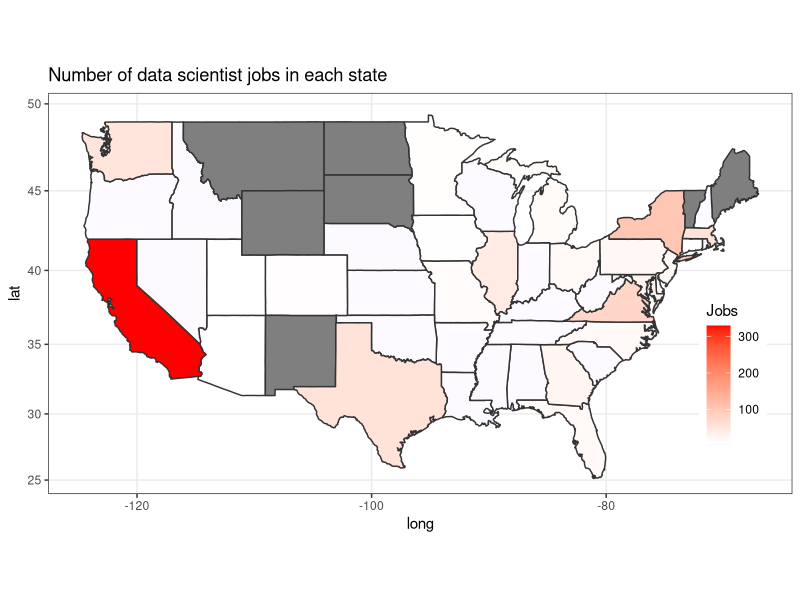
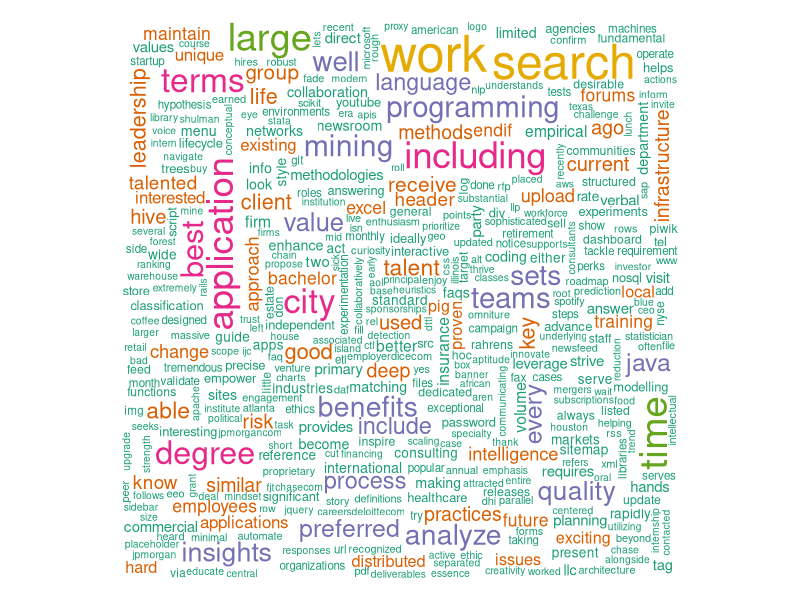
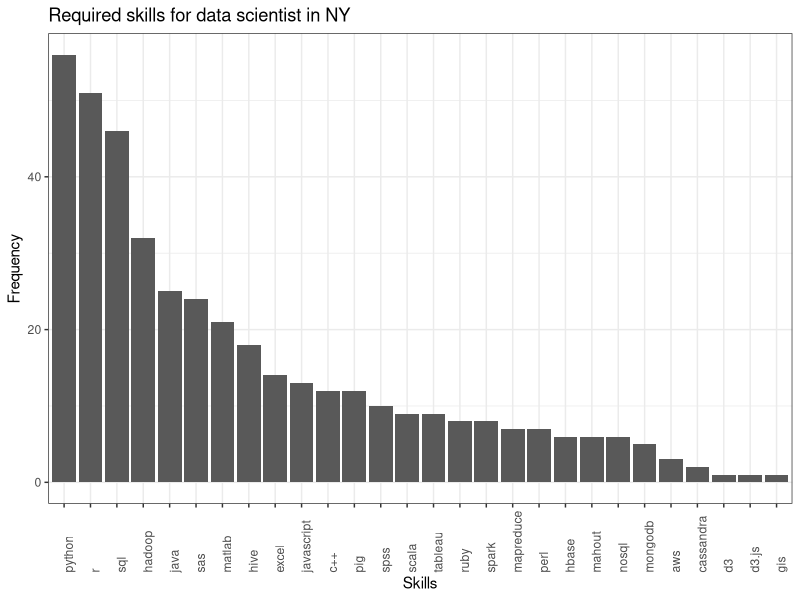

Recreate these plots in R, in order.
## ---- chunk 1
library(dplyr)
library(ggplot2)
library(wordcloud)
# district of columbia (DC) is missing from the state.name and state.abb. Add them
state.name = c(state.name, 'district of columbia')
state.abb = c(state.abb, 'DC')

df <- read.csv('indeed_DS_jobs_skills.csv')
df$State <- sub('.*, ', '', df$job_loc) %>% sub(' .*', '', .)
df$State_abb <- ifelse(is.na(match(df$State, state.name)), df$State, 
  state.abb[match(df$State, state.name)])  # convert some full name to abbrevation
df$State_name <- state.name[match(df$State_abb, state.abb)]

state_jobs <- count(df, State_name)

states_map <- map_data('state')
states_map$state_jobs <- state_jobs$n[match(states_map$region, 
  tolower(state_jobs$State_name))]
## ---- chunk 2
ggplot(states_map, aes(x = long, y = lat, fill = state_jobs, group = group)) + 
  geom_polygon(color = 'grey20') + 
  coord_map(projection = 'mercator') + 
  scale_fill_gradient2(low = 'blue', high = 'red',
    midpoint = median(state_jobs$n), name = 'Jobs') + 
  theme_bw() + 
  labs(title = 'Number of data scientist jobs in each state') + 
  theme(legend.position = c(.92, .3))
# ggsave('states_job.png')
## ---- chunk 3
words_NY <- df$words[df$State_abb == 'NY']
wordcloud(words_NY, colors=brewer.pal(8, "Dark2"))
# invisible(dev.copy(png, 'wordcloud.png'))
# invisible(dev.off())
## ---- chunk 4
skills_NY <- df$skills[df$State_abb == 'NY'] %>%
    paste(collapse = ' ') %>%
    gsub('[^a-z.+3]', ' ', .) %>%
    gsub('^\\s+', '', .) %>%
    strsplit(split = '\\s+') %>%
    unlist()

# arrange the level of skills, so that they can be plotted from big to small    
skills_factor <- factor(skills_NY, levels = names(sort(-table(skills_NY))))
qplot(skills_factor) + 
    theme_bw() + 
    labs(title = 'Required skills for data scientist in NY', x = 'Skills', 
    y = 'Frequency') + 
    theme(axis.text.x = element_text(angle = 90, hjust = 0))
# ggsave('skills.png')
